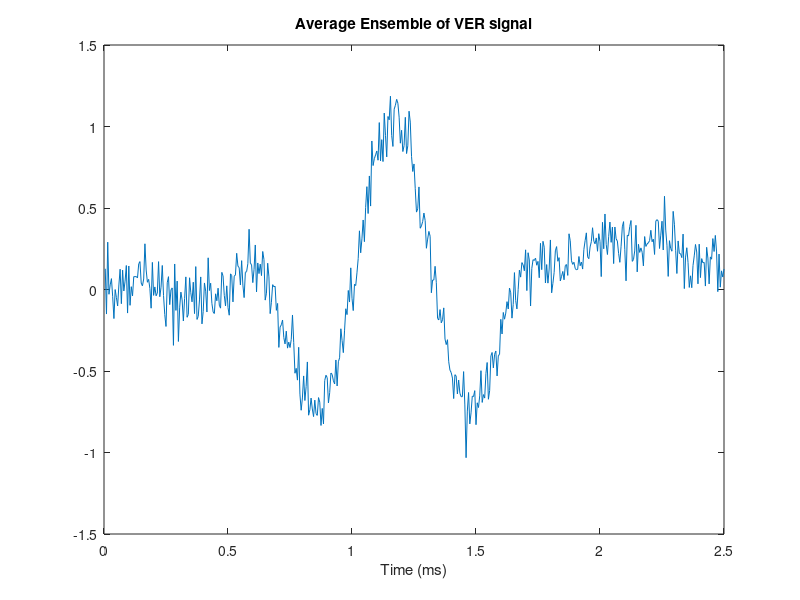
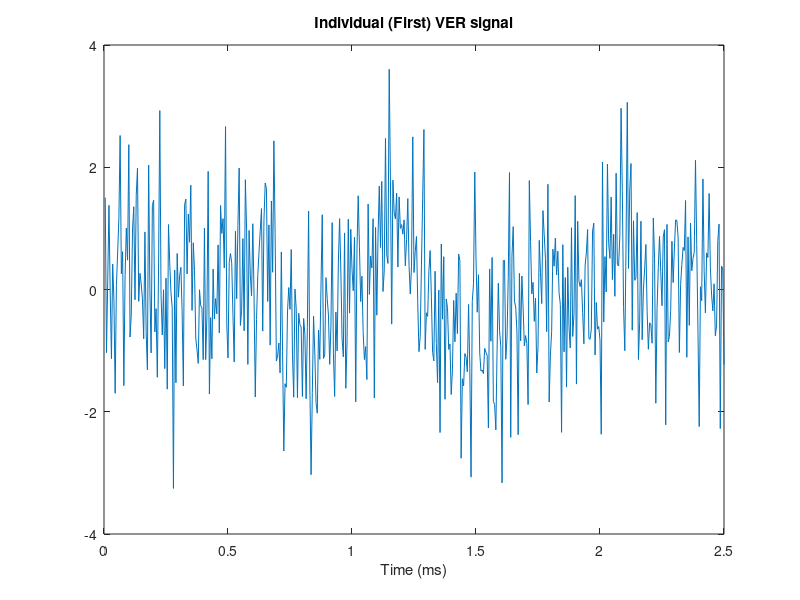

The MATLAB script that drew these images, in order:
clear all;
close all;
clc;

load ver; % load visual evoked signal (ver) data
fs = 1/0.005; % sampling freq
[r, c] = size(ver);
if r>c % do as per dim of vector
    ver = ver';
    t = (1:r)/fs; % time scale
else
    t = (1:c)/fs;
end

ensamble_avg = mean(ver);
figure(1);
plot(t, ensamble_avg); 
title("Average Ensemble of VER signal");
xlabel("Time (ms)");

figure(2); 
plot(t, ver(1,:)); % plot individual ver
title("Individual (First) VER signal");
xlabel("Time (ms)");